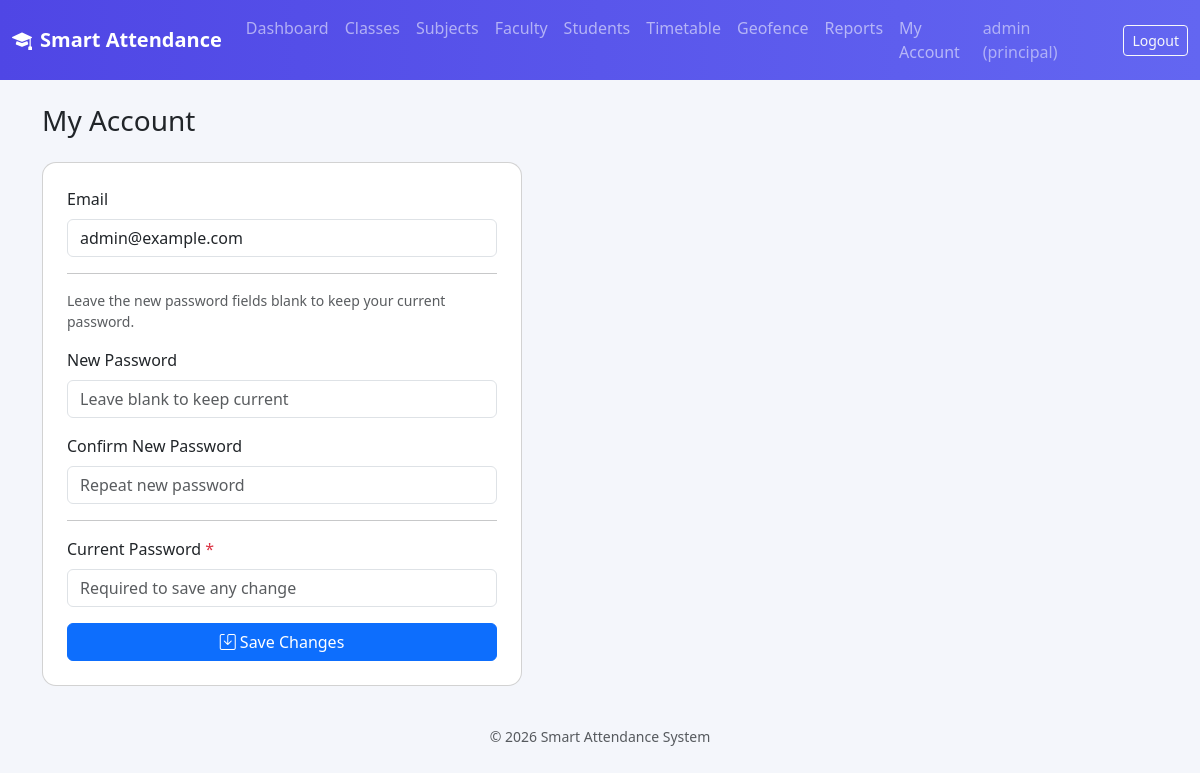
/principal/settings (signed in), run on the app's committed database.
### models.py (models this page shows)
class User(db.Model, UserMixin):
    __tablename__ = "users"
    id = db.Column(db.Integer, primary_key=True)
    username = db.Column(db.String(80), unique=True, nullable=False)
    email = db.Column(db.String(120), unique=True, nullable=False)
    password_hash = db.Column(db.String(200), nullable=False)
    role = db.Column(db.String(20), nullable=False)  # principal / faculty / student
    created_at = db.Column(db.DateTime, default=datetime.utcnow)
    faculty_profile = db.relationship("Faculty", backref="user", uselist=False)
    student_profile = db.relationship("Student", backref="user", uselist=False)

### routes/principal.py (the view, shortened to what this page needs)
@principal_bp.route("/settings", methods=["GET", "POST"])
@login_required
@role_required("principal")
def settings():
    return render_template("principal/settings.html")

### app.py (called while the page is built)
@login_manager.user_loader
def load_user(user_id):
    return User.query.get(int(user_id))

### templates/principal/settings.html (shortened to what this page needs)
{% extends "base.html" %}
{% block content %}
<h3 class="mb-4">My Account</h3>
<div class="card p-4" style="max-width:480px">
  <form method="POST">
    <div class="mb-3">
      <label class="form-label">Email</label>
      <input type="email" class="form-control" name="email" value="{{ current_user.email }}" required>
    </div>
    <hr>
    <p class="text-muted small">Leave the new password fields blank to keep your current password.</p>
    <div class="mb-3">
      <label class="form-label">New Password</label>
      <input type="password" class="form-control" name="new_password" placeholder="Leave blank to keep current">
    </div>
    <div class="mb-3">
      <label class="form-label">Confirm New Password</label>
      <input type="password" class="form-control" name="confirm_password" placeholder="Repeat new password">
    </div>
    <hr>
    <div class="mb-3">
      <label class="form-label">Current Password <span class="text-danger">*</span></label>
      <input type="password" class="form-control" name="current_password" required placeholder="Required to save any change">
    </div>
    <button class="btn btn-primary w-100"><i class="bi bi-save"></i> Save Changes</button>
  </form>
</div>
{% endblock %}

### templates/base.html (shortened to what this page needs)
<!DOCTYPE html>
<html lang="en">
<head>
<link href="https://cdn.jsdelivr.net/npm/bootstrap@5.3.3/dist/css/bootstrap.min.css" rel="stylesheet">
<link href="https://cdn.jsdelivr.net/npm/bootstrap-icons@1.11.3/font/bootstrap-icons.css" rel="stylesheet">
<link rel="stylesheet" href="{{ url_for('static', filename='css/style.css') }}">
</head>
<body>
{% if current_user.is_authenticated %}
<nav class="navbar navbar-expand-lg navbar-dark app-navbar">
  <div class="container-fluid">
    <a class="navbar-brand fw-bold" href="/"><i class="bi bi-mortarboard-fill me-2"></i>Smart Attendance</a>
    <div class="collapse navbar-collapse" id="nav">
      <ul class="navbar-nav me-auto">
        {% if current_user.role == 'principal' %}
        <li class="nav-item"><a class="nav-link" href="{{ url_for('principal.dashboard') }}">Dashboard</a></li>
        <li class="nav-item"><a class="nav-link" href="{{ url_for('principal.classes') }}">Classes</a></li>
        <li class="nav-item"><a class="nav-link" href="{{ url_for('principal.subjects') }}">Subjects</a></li>
        <li class="nav-item"><a class="nav-link" href="{{ url_for('principal.faculty') }}">Faculty</a></li>
        <li class="nav-item"><a class="nav-link" href="{{ url_for('principal.students') }}">Students</a></li>
        <li class="nav-item"><a class="nav-link" href="{{ url_for('principal.timetable') }}">Timetable</a></li>
        <li class="nav-item"><a class="nav-link" href="{{ url_for('principal.locations') }}">Geofence</a></li>
        <li class="nav-item"><a class="nav-link" href="{{ url_for('principal.attendance_report') }}">Reports</a></li>
        <li class="nav-item"><a class="nav-link" href="{{ url_for('principal.settings') }}">My Account</a></li>
        {% elif current_user.role == 'faculty' %}
        <li class="nav-item"><a class="nav-link" href="{{ url_for('faculty.dashboard') }}">Dashboard</a></li>
        <li class="nav-item"><a class="nav-link" href="{{ url_for('faculty.settings') }}">My Account</a></li>
        {% endif %}
      </ul>
      <span class="navbar-text text-white-50 me-3">{{ current_user.username }} ({{ current_user.role }})</span>
      <a class="btn btn-outline-light btn-sm" href="{{ url_for('auth.logout') }}">Logout</a>
    </div>
  </div>
</nav>
{% endif %}
<div class="container py-4">
  {% block content %}{% endblock %}
</div>
<footer class="text-center text-muted small py-3">&copy; {{ current_year }} Smart Attendance System</footer>
</body>
</html>

### static/css/style.css (style rules this page uses)
body { background: #f4f6fb; font-family: 'Segoe UI', system-ui, sans-serif; }
.app-navbar { background: linear-gradient(90deg, #4f46e5, #6366f1); }
.card { border-radius: 14px; }

### data on the page
User: username "admin", role "principal", email "admin@example.com"
